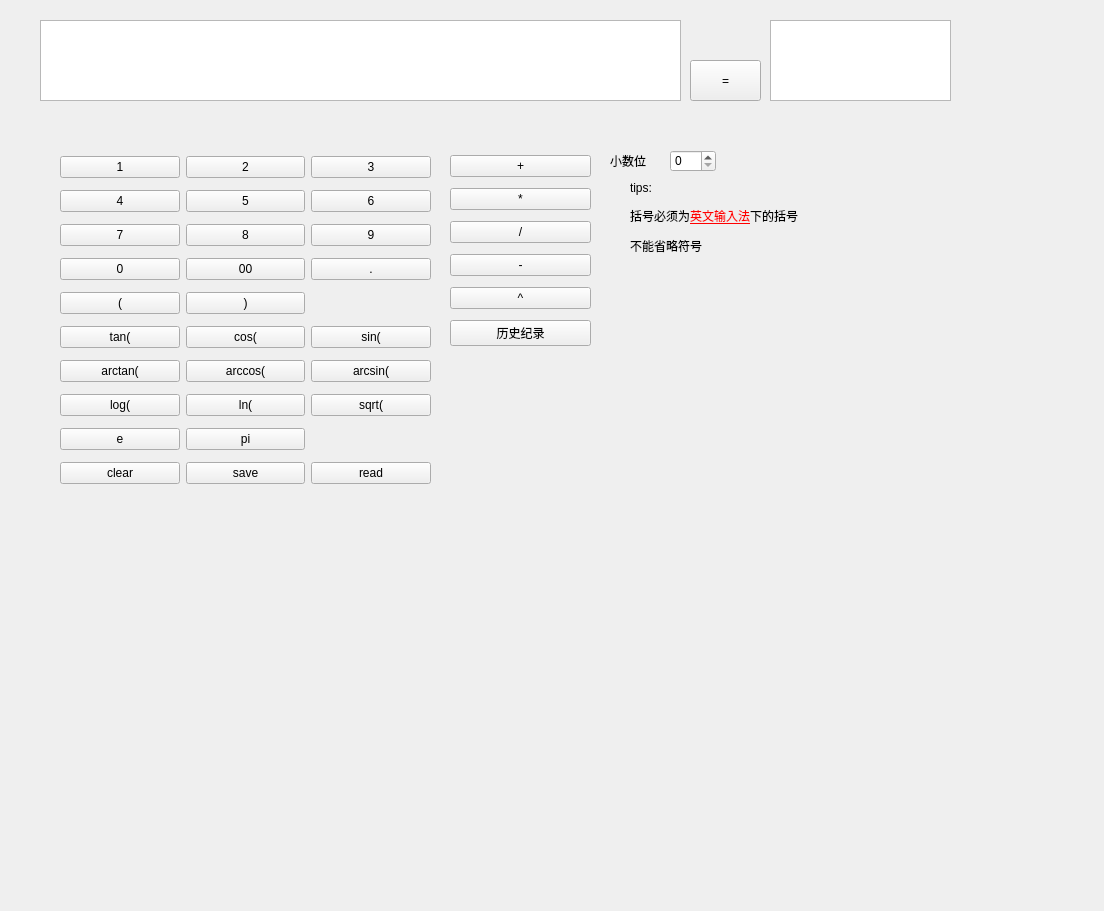
<?xml version="1.0" encoding="UTF-8"?>
<ui version="4.0">
 <class>Form</class>
 <widget class="QWidget" name="Form">
  <property name="geometry">
   <rect>
    <x>0</x>
    <y>0</y>
    <width>1104</width>
    <height>911</height>
   </rect>
  </property>
  <property name="windowTitle">
   <string>Form</string>
  </property>
  <widget class="QTextEdit" name="textEdit">
   <property name="geometry">
    <rect>
     <x>40</x>
     <y>20</y>
     <width>641</width>
     <height>81</height>
    </rect>
   </property>
  </widget>
  <widget class="QTextBrowser" name="ans">
   <property name="geometry">
    <rect>
     <x>770</x>
     <y>20</y>
     <width>181</width>
     <height>81</height>
    </rect>
   </property>
  </widget>
  <widget class="QPushButton" name="equalto">
   <property name="geometry">
    <rect>
     <x>690</x>
     <y>60</y>
     <width>71</width>
     <height>41</height>
    </rect>
   </property>
   <property name="text">
    <string>=</string>
   </property>
  </widget>
  <widget class="QWidget" name="gridLayoutWidget">
   <property name="geometry">
    <rect>
     <x>450</x>
     <y>150</y>
     <width>141</width>
     <height>205</height>
    </rect>
   </property>
   <layout class="QGridLayout" name="gridLayout">
    <item row="3" column="0">
     <widget class="QPushButton" name="sub">
      <property name="text">
       <string>-</string>
      </property>
     </widget>
    </item>
    <item row="1" column="0">
     <widget class="QPushButton" name="multy">
      <property name="text">
       <string>*</string>
      </property>
     </widget>
    </item>
    <item row="0" column="0">
     <widget class="QPushButton" name="add">
      <property name="text">
       <string>+</string>
      </property>
     </widget>
    </item>
    <item row="2" column="0">
     <widget class="QPushButton" name="divide">
      <property name="text">
       <string>/</string>
      </property>
     </widget>
    </item>
    <item row="4" column="0">
     <widget class="QPushButton" name="power">
      <property name="text">
       <string>^</string>
      </property>
     </widget>
    </item>
    <item row="5" column="0">
     <widget class="QPushButton" name="histrory">
      <property name="text">
       <string>历史纪录</string>
      </property>
     </widget>
    </item>
   </layout>
  </widget>
  <widget class="QWidget" name="gridLayoutWidget_2">
   <property name="geometry">
    <rect>
     <x>60</x>
     <y>150</y>
     <width>371</width>
     <height>345</height>
    </rect>
   </property>
   <layout class="QGridLayout" name="gridLayout_2">
    <item row="9" column="1">
     <widget class="QPushButton" name="save">
      <property name="text">
       <string>save</string>
      </property>
     </widget>
    </item>
    <item row="9" column="2">
     <widget class="QPushButton" name="read">
      <property name="text">
       <string>read</string>
      </property>
     </widget>
    </item>
    <item row="7" column="1">
     <widget class="QPushButton" name="ln">
      <property name="text">
       <string>ln(</string>
      </property>
     </widget>
    </item>
    <item row="2" column="1">
     <widget class="QPushButton" name="num8">
      <property name="text">
       <string>8</string>
      </property>
     </widget>
    </item>
    <item row="1" column="2">
     <widget class="QPushButton" name="num6">
      <property name="text">
       <string>6</string>
      </property>
     </widget>
    </item>
    <item row="7" column="2">
     <widget class="QPushButton" name="sqrt">
      <property name="text">
       <string>sqrt(</string>
      </property>
     </widget>
    </item>
    <item row="5" column="1">
     <widget class="QPushButton" name="cos">
      <property name="text">
       <string>cos(</string>
      </property>
     </widget>
    </item>
    <item row="3" column="1">
     <widget class="QPushButton" name="double_zero">
      <property name="text">
       <string>00</string>
      </property>
     </widget>
    </item>
    <item row="5" column="0">
     <widget class="QPushButton" name="tan">
      <property name="text">
       <string>tan(</string>
      </property>
     </widget>
    </item>
    <item row="1" column="1">
     <widget class="QPushButton" name="num5">
      <property name="text">
       <string>5</string>
      </property>
     </widget>
    </item>
    <item row="1" column="0">
     <widget class="QPushButton" name="num4">
      <property name="text">
       <string>4</string>
      </property>
     </widget>
    </item>
    <item row="5" column="2">
     <widget class="QPushButton" name="sin">
      <property name="text">
       <string>sin(</string>
      </property>
     </widget>
    </item>
    <item row="0" column="0">
     <widget class="QPushButton" name="num1">
      <property name="text">
       <string>1</string>
      </property>
     </widget>
    </item>
    <item row="4" column="1">
     <widget class="QPushButton" name="right_bracket">
      <property name="text">
       <string>)</string>
      </property>
     </widget>
    </item>
    <item row="0" column="2">
     <widget class="QPushButton" name="num3">
      <property name="text">
       <string>3</string>
      </property>
     </widget>
    </item>
    <item row="3" column="0">
     <widget class="QPushButton" name="zero">
      <property name="text">
       <string>0</string>
      </property>
     </widget>
    </item>
    <item row="9" column="0">
     <widget class="QPushButton" name="clear">
      <property name="text">
       <string>clear</string>
      </property>
     </widget>
    </item>
    <item row="8" column="0">
     <widget class="QPushButton" name="e">
      <property name="text">
       <string>e</string>
      </property>
     </widget>
    </item>
    <item row="3" column="2">
     <widget class="QPushButton" name="point">
      <property name="text">
       <string>.</string>
      </property>
     </widget>
    </item>
    <item row="8" column="1">
     <widget class="QPushButton" name="pi">
      <property name="text">
       <string>pi</string>
      </property>
     </widget>
    </item>
    <item row="2" column="2">
     <widget class="QPushButton" name="num9">
      <property name="text">
       <string>9</string>
      </property>
     </widget>
    </item>
    <item row="2" column="0">
     <widget class="QPushButton" name="num7">
      <property name="text">
       <string>7</string>
      </property>
     </widget>
    </item>
    <item row="7" column="0">
     <widget class="QPushButton" name="log">
      <property name="text">
       <string>log(</string>
      </property>
     </widget>
    </item>
    <item row="0" column="1">
     <widget class="QPushButton" name="num2">
      <property name="text">
       <string>2</string>
      </property>
     </widget>
    </item>
    <item row="4" column="0">
     <widget class="QPushButton" name="left_bracket">
      <property name="text">
       <string>(</string>
      </property>
     </widget>
    </item>
    <item row="6" column="0">
     <widget class="QPushButton" name="arctan">
      <property name="text">
       <string>arctan(</string>
      </property>
     </widget>
    </item>
    <item row="6" column="1">
     <widget class="QPushButton" name="arccos">
      <property name="text">
       <string>arccos(</string>
      </property>
     </widget>
    </item>
    <item row="6" column="2">
     <widget class="QPushButton" name="arcsin">
      <property name="text">
       <string>arcsin(</string>
      </property>
     </widget>
    </item>
   </layout>
  </widget>
  <widget class="QLabel" name="label">
   <property name="geometry">
    <rect>
     <x>630</x>
     <y>180</y>
     <width>251</width>
     <height>91</height>
    </rect>
   </property>
   <property name="text">
    <string>&lt;html&gt;&lt;head/&gt;&lt;body&gt;&lt;p&gt;tips:&lt;/p&gt;&lt;p&gt;括号必须为&lt;span style=&quot; text-decoration: underline; color:#ff0000;&quot;&gt;英文输入法&lt;/span&gt;下的括号&lt;/p&gt;&lt;p&gt;不能省略符号&lt;br/&gt;&lt;/p&gt;&lt;/body&gt;&lt;/html&gt;</string>
   </property>
  </widget>
  <widget class="QSpinBox" name="spinBox">
   <property name="geometry">
    <rect>
     <x>670</x>
     <y>150</y>
     <width>46</width>
     <height>22</height>
    </rect>
   </property>
  </widget>
  <widget class="QLabel" name="label_2">
   <property name="geometry">
    <rect>
     <x>610</x>
     <y>150</y>
     <width>61</width>
     <height>21</height>
    </rect>
   </property>
   <property name="text">
    <string>小数位</string>
   </property>
  </widget>
 </widget>
 <resources/>
 <connections>
  <connection>
   <sender>num1</sender>
   <signal>clicked()</signal>
   <receiver>Form</receiver>
   <slot>click_num1()</slot>
   <hints>
    <hint type="sourcelabel">
     <x>122</x>
     <y>165</y>
    </hint>
    <hint type="destinationlabel">
     <x>20</x>
     <y>161</y>
    </hint>
   </hints>
  </connection>
  <connection>
   <sender>num2</sender>
   <signal>clicked()</signal>
   <receiver>Form</receiver>
   <slot>click_num2()</slot>
   <hints>
    <hint type="sourcelabel">
     <x>257</x>
     <y>160</y>
    </hint>
    <hint type="destinationlabel">
     <x>656</x>
     <y>151</y>
    </hint>
   </hints>
  </connection>
  <connection>
   <sender>num3</sender>
   <signal>clicked()</signal>
   <receiver>Form</receiver>
   <slot>click_num3()</slot>
   <hints>
    <hint type="sourcelabel">
     <x>364</x>
     <y>162</y>
    </hint>
    <hint type="destinationlabel">
     <x>804</x>
     <y>156</y>
    </hint>
   </hints>
  </connection>
  <connection>
   <sender>num4</sender>
   <signal>clicked()</signal>
   <receiver>Form</receiver>
   <slot>click_num4()</slot>
   <hints>
    <hint type="sourcelabel">
     <x>117</x>
     <y>202</y>
    </hint>
    <hint type="destinationlabel">
     <x>21</x>
     <y>199</y>
    </hint>
   </hints>
  </connection>
  <connection>
   <sender>num5</sender>
   <signal>clicked()</signal>
   <receiver>Form</receiver>
   <slot>click_num5()</slot>
   <hints>
    <hint type="sourcelabel">
     <x>246</x>
     <y>203</y>
    </hint>
    <hint type="destinationlabel">
     <x>636</x>
     <y>199</y>
    </hint>
   </hints>
  </connection>
  <connection>
   <sender>num6</sender>
   <signal>clicked()</signal>
   <receiver>Form</receiver>
   <slot>click_num6()</slot>
   <hints>
    <hint type="sourcelabel">
     <x>377</x>
     <y>192</y>
    </hint>
    <hint type="destinationlabel">
     <x>796</x>
     <y>189</y>
    </hint>
   </hints>
  </connection>
  <connection>
   <sender>num7</sender>
   <signal>clicked()</signal>
   <receiver>Form</receiver>
   <slot>click_num7()</slot>
   <hints>
    <hint type="sourcelabel">
     <x>133</x>
     <y>235</y>
    </hint>
    <hint type="destinationlabel">
     <x>16</x>
     <y>228</y>
    </hint>
   </hints>
  </connection>
  <connection>
   <sender>num8</sender>
   <signal>clicked()</signal>
   <receiver>Form</receiver>
   <slot>click_num8()</slot>
   <hints>
    <hint type="sourcelabel">
     <x>257</x>
     <y>242</y>
    </hint>
    <hint type="destinationlabel">
     <x>637</x>
     <y>236</y>
    </hint>
   </hints>
  </connection>
  <connection>
   <sender>num9</sender>
   <signal>clicked()</signal>
   <receiver>Form</receiver>
   <slot>click_num9()</slot>
   <hints>
    <hint type="sourcelabel">
     <x>393</x>
     <y>227</y>
    </hint>
    <hint type="destinationlabel">
     <x>804</x>
     <y>231</y>
    </hint>
   </hints>
  </connection>
  <connection>
   <sender>zero</sender>
   <signal>clicked()</signal>
   <receiver>Form</receiver>
   <slot>click_num0()</slot>
   <hints>
    <hint type="sourcelabel">
     <x>117</x>
     <y>274</y>
    </hint>
    <hint type="destinationlabel">
     <x>14</x>
     <y>260</y>
    </hint>
   </hints>
  </connection>
  <connection>
   <sender>double_zero</sender>
   <signal>clicked()</signal>
   <receiver>Form</receiver>
   <slot>click_num00()</slot>
   <hints>
    <hint type="sourcelabel">
     <x>241</x>
     <y>268</y>
    </hint>
    <hint type="destinationlabel">
     <x>631</x>
     <y>265</y>
    </hint>
   </hints>
  </connection>
  <connection>
   <sender>point</sender>
   <signal>clicked()</signal>
   <receiver>Form</receiver>
   <slot>click_point()</slot>
   <hints>
    <hint type="sourcelabel">
     <x>348</x>
     <y>268</y>
    </hint>
    <hint type="destinationlabel">
     <x>798</x>
     <y>269</y>
    </hint>
   </hints>
  </connection>
  <connection>
   <sender>left_bracket</sender>
   <signal>clicked()</signal>
   <receiver>Form</receiver>
   <slot>click_left_bracket()</slot>
   <hints>
    <hint type="sourcelabel">
     <x>107</x>
     <y>304</y>
    </hint>
    <hint type="destinationlabel">
     <x>17</x>
     <y>303</y>
    </hint>
   </hints>
  </connection>
  <connection>
   <sender>right_bracket</sender>
   <signal>clicked()</signal>
   <receiver>Form</receiver>
   <slot>click_right_bracket()</slot>
   <hints>
    <hint type="sourcelabel">
     <x>234</x>
     <y>300</y>
    </hint>
    <hint type="destinationlabel">
     <x>632</x>
     <y>306</y>
    </hint>
   </hints>
  </connection>
  <connection>
   <sender>tan</sender>
   <signal>clicked()</signal>
   <receiver>Form</receiver>
   <slot>click_tan()</slot>
   <hints>
    <hint type="sourcelabel">
     <x>111</x>
     <y>344</y>
    </hint>
    <hint type="destinationlabel">
     <x>24</x>
     <y>336</y>
    </hint>
   </hints>
  </connection>
  <connection>
   <sender>cos</sender>
   <signal>clicked()</signal>
   <receiver>Form</receiver>
   <slot>click_cos()</slot>
   <hints>
    <hint type="sourcelabel">
     <x>229</x>
     <y>340</y>
    </hint>
    <hint type="destinationlabel">
     <x>674</x>
     <y>341</y>
    </hint>
   </hints>
  </connection>
  <connection>
   <sender>sin</sender>
   <signal>clicked()</signal>
   <receiver>Form</receiver>
   <slot>click_sin()</slot>
   <hints>
    <hint type="sourcelabel">
     <x>357</x>
     <y>334</y>
    </hint>
    <hint type="destinationlabel">
     <x>840</x>
     <y>331</y>
    </hint>
   </hints>
  </connection>
  <connection>
   <sender>log</sender>
   <signal>clicked()</signal>
   <receiver>Form</receiver>
   <slot>click_log()</slot>
   <hints>
    <hint type="sourcelabel">
     <x>124</x>
     <y>403</y>
    </hint>
    <hint type="destinationlabel">
     <x>23</x>
     <y>368</y>
    </hint>
   </hints>
  </connection>
  <connection>
   <sender>ln</sender>
   <signal>clicked()</signal>
   <receiver>Form</receiver>
   <slot>click_ln()</slot>
   <hints>
    <hint type="sourcelabel">
     <x>248</x>
     <y>409</y>
    </hint>
    <hint type="destinationlabel">
     <x>612</x>
     <y>369</y>
    </hint>
   </hints>
  </connection>
  <connection>
   <sender>sqrt</sender>
   <signal>clicked()</signal>
   <receiver>Form</receiver>
   <slot>click_sqrt()</slot>
   <hints>
    <hint type="sourcelabel">
     <x>375</x>
     <y>417</y>
    </hint>
    <hint type="destinationlabel">
     <x>823</x>
     <y>370</y>
    </hint>
   </hints>
  </connection>
  <connection>
   <sender>e</sender>
   <signal>clicked()</signal>
   <receiver>Form</receiver>
   <slot>click_e()</slot>
   <hints>
    <hint type="sourcelabel">
     <x>138</x>
     <y>444</y>
    </hint>
    <hint type="destinationlabel">
     <x>27</x>
     <y>408</y>
    </hint>
   </hints>
  </connection>
  <connection>
   <sender>pi</sender>
   <signal>clicked()</signal>
   <receiver>Form</receiver>
   <slot>click_pi()</slot>
   <hints>
    <hint type="sourcelabel">
     <x>275</x>
     <y>443</y>
    </hint>
    <hint type="destinationlabel">
     <x>549</x>
     <y>405</y>
    </hint>
   </hints>
  </connection>
  <connection>
   <sender>clear</sender>
   <signal>clicked()</signal>
   <receiver>Form</receiver>
   <slot>click_clear()</slot>
   <hints>
    <hint type="sourcelabel">
     <x>142</x>
     <y>492</y>
    </hint>
    <hint type="destinationlabel">
     <x>18</x>
     <y>448</y>
    </hint>
   </hints>
  </connection>
  <connection>
   <sender>save</sender>
   <signal>clicked()</signal>
   <receiver>Form</receiver>
   <slot>click_save()</slot>
   <hints>
    <hint type="sourcelabel">
     <x>246</x>
     <y>481</y>
    </hint>
    <hint type="destinationlabel">
     <x>519</x>
     <y>447</y>
    </hint>
   </hints>
  </connection>
  <connection>
   <sender>read</sender>
   <signal>clicked()</signal>
   <receiver>Form</receiver>
   <slot>click_read()</slot>
   <hints>
    <hint type="sourcelabel">
     <x>387</x>
     <y>479</y>
    </hint>
    <hint type="destinationlabel">
     <x>735</x>
     <y>448</y>
    </hint>
   </hints>
  </connection>
  <connection>
   <sender>add</sender>
   <signal>clicked()</signal>
   <receiver>Form</receiver>
   <slot>click_add()</slot>
   <hints>
    <hint type="sourcelabel">
     <x>549</x>
     <y>168</y>
    </hint>
    <hint type="destinationlabel">
     <x>984</x>
     <y>159</y>
    </hint>
   </hints>
  </connection>
  <connection>
   <sender>multy</sender>
   <signal>clicked()</signal>
   <receiver>Form</receiver>
   <slot>click_multy()</slot>
   <hints>
    <hint type="sourcelabel">
     <x>516</x>
     <y>208</y>
    </hint>
    <hint type="destinationlabel">
     <x>991</x>
     <y>195</y>
    </hint>
   </hints>
  </connection>
  <connection>
   <sender>divide</sender>
   <signal>clicked()</signal>
   <receiver>Form</receiver>
   <slot>click_divide()</slot>
   <hints>
    <hint type="sourcelabel">
     <x>563</x>
     <y>245</y>
    </hint>
    <hint type="destinationlabel">
     <x>969</x>
     <y>241</y>
    </hint>
   </hints>
  </connection>
  <connection>
   <sender>sub</sender>
   <signal>clicked()</signal>
   <receiver>Form</receiver>
   <slot>click_sub()</slot>
   <hints>
    <hint type="sourcelabel">
     <x>543</x>
     <y>277</y>
    </hint>
    <hint type="destinationlabel">
     <x>968</x>
     <y>288</y>
    </hint>
   </hints>
  </connection>
  <connection>
   <sender>power</sender>
   <signal>clicked()</signal>
   <receiver>Form</receiver>
   <slot>click_power()</slot>
   <hints>
    <hint type="sourcelabel">
     <x>526</x>
     <y>316</y>
    </hint>
    <hint type="destinationlabel">
     <x>989</x>
     <y>331</y>
    </hint>
   </hints>
  </connection>
  <connection>
   <sender>histrory</sender>
   <signal>clicked()</signal>
   <receiver>Form</receiver>
   <slot>click_history()</slot>
   <hints>
    <hint type="sourcelabel">
     <x>516</x>
     <y>353</y>
    </hint>
    <hint type="destinationlabel">
     <x>958</x>
     <y>380</y>
    </hint>
   </hints>
  </connection>
  <connection>
   <sender>arctan</sender>
   <signal>clicked()</signal>
   <receiver>Form</receiver>
   <slot>click_arctan()</slot>
   <hints>
    <hint type="sourcelabel">
     <x>138</x>
     <y>374</y>
    </hint>
    <hint type="destinationlabel">
     <x>558</x>
     <y>542</y>
    </hint>
   </hints>
  </connection>
  <connection>
   <sender>arccos</sender>
   <signal>clicked()</signal>
   <receiver>Form</receiver>
   <slot>click_arccos()</slot>
   <hints>
    <hint type="sourcelabel">
     <x>266</x>
     <y>375</y>
    </hint>
    <hint type="destinationlabel">
     <x>742</x>
     <y>535</y>
    </hint>
   </hints>
  </connection>
  <connection>
   <sender>arcsin</sender>
   <signal>clicked()</signal>
   <receiver>Form</receiver>
   <slot>click_arcsin()</slot>
   <hints>
    <hint type="sourcelabel">
     <x>390</x>
     <y>375</y>
    </hint>
    <hint type="destinationlabel">
     <x>932</x>
     <y>514</y>
    </hint>
   </hints>
  </connection>
  <connection>
   <sender>equalto</sender>
   <signal>clicked()</signal>
   <receiver>Form</receiver>
   <slot>click_ans()</slot>
   <hints>
    <hint type="sourcelabel">
     <x>715</x>
     <y>85</y>
    </hint>
    <hint type="destinationlabel">
     <x>998</x>
     <y>69</y>
    </hint>
   </hints>
  </connection>
  <connection>
   <sender>spinBox</sender>
   <signal>valueChanged(int)</signal>
   <receiver>Form</receiver>
   <slot>change_digits()</slot>
   <hints>
    <hint type="sourcelabel">
     <x>689</x>
     <y>166</y>
    </hint>
    <hint type="destinationlabel">
     <x>976</x>
     <y>105</y>
    </hint>
   </hints>
  </connection>
 </connections>
 <slots>
  <slot>click_num1()</slot>
  <slot>click_num2()</slot>
  <slot>click_num3()</slot>
  <slot>click_num4()</slot>
  <slot>click_num5()</slot>
  <slot>click_num6()</slot>
  <slot>click_num7()</slot>
  <slot>click_num8()</slot>
  <slot>click_num9()</slot>
  <slot>click_num0()</slot>
  <slot>click_num00()</slot>
  <slot>click_point()</slot>
  <slot>click_left_bracket()</slot>
  <slot>click_right_bracket()</slot>
  <slot>click_tan()</slot>
  <slot>click_cos()</slot>
  <slot>click_sin()</slot>
  <slot>click_log()</slot>
  <slot>click_ln()</slot>
  <slot>click_sqrt()</slot>
  <slot>click_e()</slot>
  <slot>click_pi()</slot>
  <slot>click_clear()</slot>
  <slot>click_save()</slot>
  <slot>click_read()</slot>
  <slot>click_add()</slot>
  <slot>click_multy()</slot>
  <slot>click_sub()</slot>
  <slot>click_divide()</slot>
  <slot>click_power()</slot>
  <slot>click_history()</slot>
  <slot>click_arctan()</slot>
  <slot>click_arccos()</slot>
  <slot>click_arcsin()</slot>
  <slot>click_ans()</slot>
  <slot>change_digits()</slot>
 </slots>
</ui>
